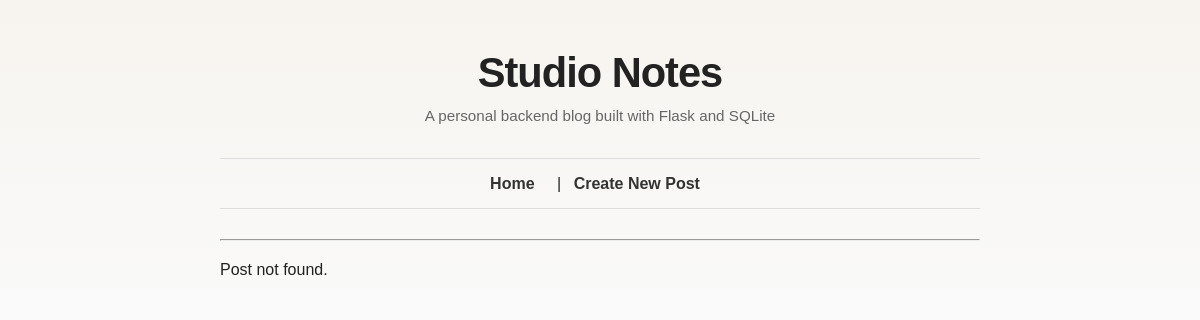
Before: /posts/1 with the older database file.
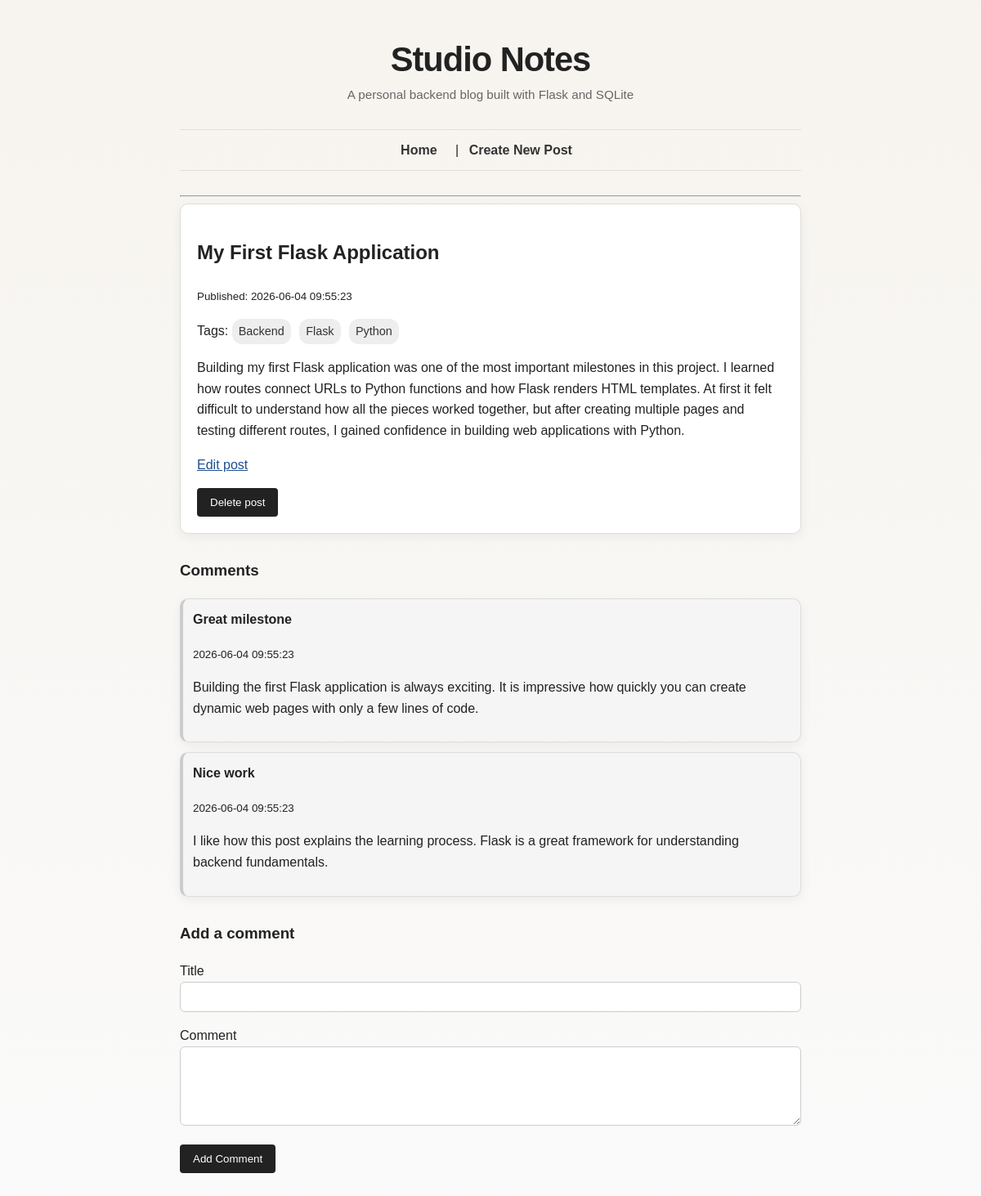
After: the same page with the newer database file.
### tables this page shows
CREATE TABLE posts (
    id INTEGER PRIMARY KEY AUTOINCREMENT,
    title TEXT NOT NULL,
    body TEXT NOT NULL,
    created_at TEXT NOT NULL DEFAULT CURRENT_TIMESTAMP,
    updated_at TEXT
);

CREATE TABLE tags (
    id INTEGER PRIMARY KEY AUTOINCREMENT,
    name TEXT NOT NULL UNIQUE
);

CREATE TABLE comments (
    id INTEGER PRIMARY KEY AUTOINCREMENT,
    post_id INTEGER NOT NULL,
    title TEXT NOT NULL,
    body TEXT NOT NULL,
    created_at TEXT NOT NULL DEFAULT CURRENT_TIMESTAMP,
    FOREIGN KEY (post_id) REFERENCES posts (id)
);

### app.py (the view)
@app.route("/posts/<int:post_id>")
def show_post(post_id):
    post = database.get_post(post_id)
    if post is None:
        return render_template("post.html", post=None)
    comments = database.get_comments_for_post(post_id)
    tags = database.get_tags_for_post(post_id)
    return render_template(
        "post.html",
        post=post,
        comments=comments,
        tags=tags
    )

### database.py (called while the page is built)
def get_db_connection():
    connection = sqlite3.connect(DATABASE)
    connection.row_factory = sqlite3.Row
    return connection

def get_post(post_id):
    connection = get_db_connection()
    post = connection.execute(
        "SELECT * FROM posts WHERE id = ?",
        (post_id,)
    ).fetchone()
    connection.close()
    return post

def get_comments_for_post(post_id):
    connection = get_db_connection()
    comments = connection.execute(
        "SELECT * FROM comments WHERE post_id = ? ORDER BY created_at DESC",
        (post_id,)
    ).fetchall()
    connection.close()
    return comments

def get_tags_for_post(post_id):
    connection = get_db_connection()
    tags = connection.execute(
        """
        SELECT tags.*
        FROM tags
        JOIN post_tags ON tags.id = post_tags.tag_id
        WHERE post_tags.post_id = ?
        ORDER BY tags.name
        """,
        (post_id,)
    ).fetchall()
    connection.close()
    return tags

### templates/post.html (shortened to what this page needs)
{% extends "layout.html" %}
{% block content %}
{% if post %}
    <article>
        <h2>{{ post.title }}</h2>
        <p><small>Published: {{ post.created_at }}</small></p>
        {% if tags %}
            <p>
                Tags:
                {% for tag in tags %}
                    <a class="tag" href="/tags/{{ tag.name }}">{{ tag.name }}</a>
                {% endfor %}
            </p>
        {% endif %}
        <p>{{ post.body }}</p>
        <p>
            <a href="/posts/{{ post.id }}/edit">Edit post</a>
        </p>
        <form action="/posts/{{ post.id }}/delete" method="POST" onsubmit="return confirm('Are you sure you want to delete this post?');">
           <button type="submit">Delete post</button>
        </form>
    </article>
    <section>
        <h3>Comments</h3>
        {% if comments %}
            {% for comment in comments %}
                <article class="comment">
                   <h4>{{ comment.title }}</h4>
                   <p><small>{{ comment.created_at }}</small></p>
                   <p>{{ comment.body }}</p>
                </article>
            {% endfor %}
        {% else %}
            <p>No comments yet.</p>
        {% endif %}
    </section>
    <section>
        <h3>Add a comment</h3>
        <form action="/posts/{{ post.id }}/comments" method="POST">
            <p>
                <label for="title">Title</label><br>
                <input type="text" id="title" name="title">
            </p>
            <p>
                <label for="body">Comment</label><br>
                <textarea id="body" name="body" rows="5"></textarea>
            </p>
            <button type="submit">Add Comment</button>
        </form>
    </section>
{% else %}
    <p>Post not found.</p>
{% endif %}
{% endblock %}

Changed rows visible on the page:
added posts: title "My First Flask Application", created_at "2026-06-04 09:55:23", body "Building my first Flask application was one of the most important milestones in this project. I learned how routes connect URLs to Python functions and how Flask renders HTML templates. At first it felt difficult to understand how all the pieces worked together, but after creating multiple pages and testing different routes, I gained confidence in building web applications with Python."
now on this page (row edited): tags: name "Backend"
now on this page (row unchanged): tags: name "Flask"
now on this page (row edited): tags: name "Python"
now on this page (row edited): comments: title "Great milestone", created_at "2026-06-04 09:55:23", body "Building the first Flask application is always exciting. It is impressive how quickly you can create dynamic web pages with only a few lines of code."
now on this page (row edited): comments: title "Nice work", created_at "2026-06-04 09:55:23", body "I like how this post explains the learning process. Flask is a great framework for understanding backend fundamentals."
Other visible differences:
text no longer shown: "Post not found."
text now shown: "Published: Tags: Edit post Delete post Comments Add a comment Title Comment Add Comment"
